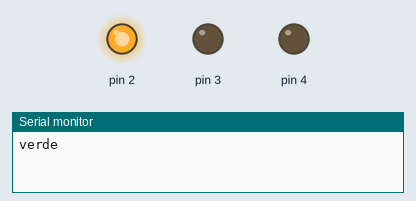
Simulated run of this sketch. Board: Arduino Uno, built with avr-gcc and run on an emulated ATmega328P. Shown: output pins drawn as LEDs (lit = HIGH), the last lines printed to the serial monitor.

Above: at 1.4 s.
At 2.95 s:
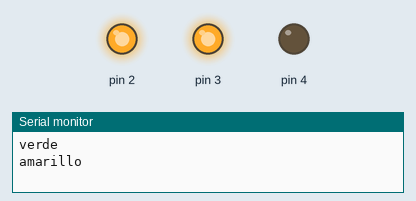
At 3.4 s:
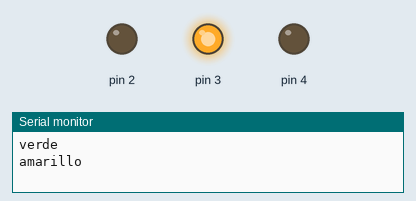
At 3.95 s:
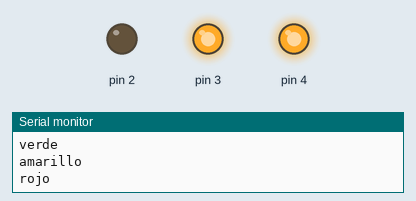
At 5.4 s:
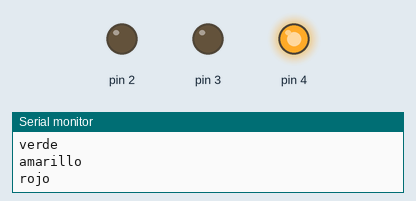
Timing chart, 0 to 9.0 s (numbered marks = the images above):
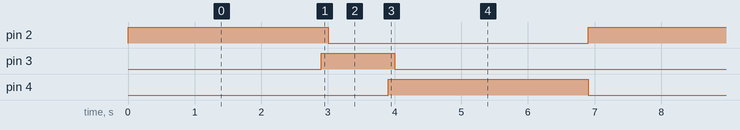

The sketch:

semaforo-solape.ino
```cpp
// Fallo: enciende el siguiente LED 100 ms antes de apagar el anterior.
void setup() { pinMode(2, OUTPUT); pinMode(3, OUTPUT); pinMode(4, OUTPUT); Serial.begin(9600); }
void loop() {
  digitalWrite(2, HIGH); Serial.println("verde"); delay(2900);
  digitalWrite(3, HIGH); Serial.println("amarillo"); delay(100); digitalWrite(2, LOW); delay(900);
  digitalWrite(4, HIGH); Serial.println("rojo"); delay(100); digitalWrite(3, LOW); delay(2900);
  digitalWrite(4, LOW);
}
```

Measured:
- by itself, pin 2, pin 4: alternates HIGH for 3.0 s and LOW for 3.9 s
- by itself, pin 3: alternates HIGH for 1.1 s and LOW for 5.8 s
- by itself, everything shown: repeats every 6.9 s, in 6 steps
